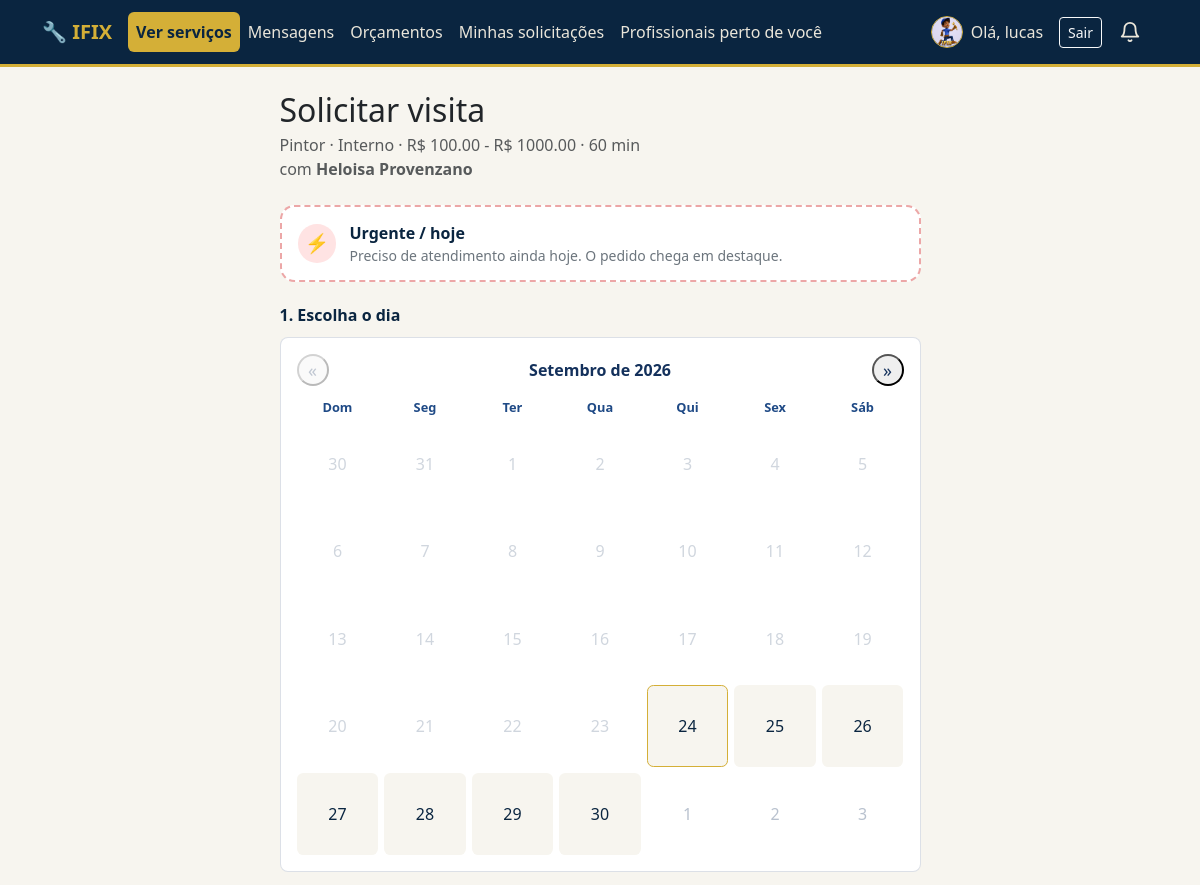
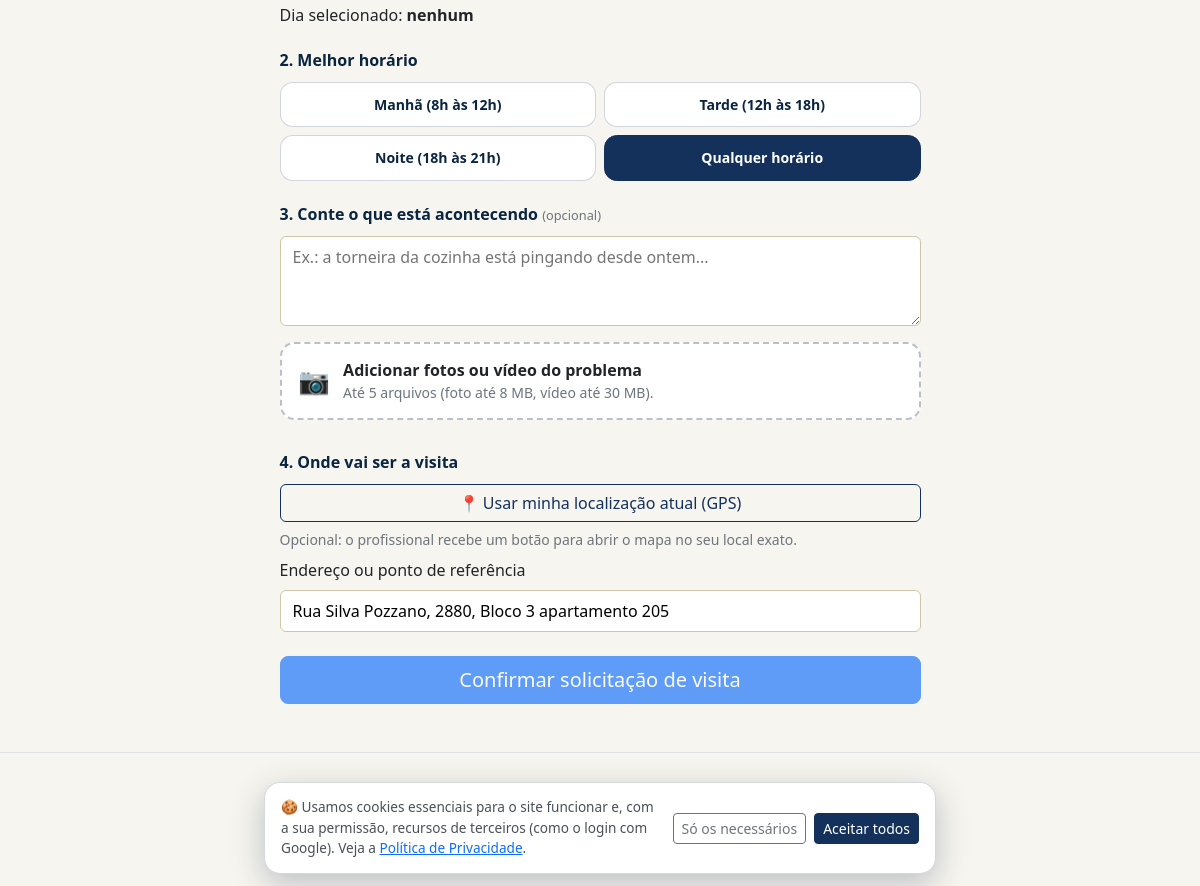
The app's page /servicos/6/solicitar/ (signed in) with its own data (2 pictures, top to bottom).
### accounts/models.py (models this page shows, shortened)
class Profile(models.Model):
    TIPO_USUARIO = 'usuario'
    TIPO_PROFISSIONAL = 'profissional'
    TIPO_CHOICES = (
        (TIPO_USUARIO, 'Usuário'),
        (TIPO_PROFISSIONAL, 'Profissional'),
    )
    user = models.OneToOneField(
        settings.AUTH_USER_MODEL,
        on_delete=models.CASCADE,
        related_name='profile',
    )
    tipo = models.CharField(max_length=15, choices=TIPO_CHOICES, verbose_name='Tipo de conta')
    telefone = models.CharField(max_length=20, blank=True, verbose_name='Telefone')
    cep = models.CharField(max_length=9, blank=True, verbose_name='CEP')
    latitude = models.FloatField(null=True, blank=True, verbose_name='Latitude')
    longitude = models.FloatField(null=True, blank=True, verbose_name='Longitude')
    endereco = models.CharField(max_length=255, blank=True, verbose_name='Endereço')
    numero = models.CharField(max_length=10, blank=True, verbose_name='Número')
    complemento = models.CharField(max_length=100, blank=True, verbose_name='Complemento')
    bairro = models.CharField(max_length=120, blank=True, verbose_name='Bairro')
    cidade = models.CharField(max_length=120, blank=True, verbose_name='Cidade')
    uf = models.CharField(max_length=2, blank=True, verbose_name='UF')
    cidade_slug = models.SlugField(
        max_length=140, blank=True, db_index=True,
        help_text='Gerado sozinho a partir da cidade - usado nas páginas "Eletricista em Campinas".',
    )
    foto = models.FileField(upload_to='fotos_perfil/', blank=True, verbose_name='Foto de perfil')
    especialidades = models.ManyToManyField(
        'services.CategoriaServico',
        blank=True,
        related_name='profissionais',
        verbose_name='Especialidades/Áreas de atuação',
        help_text='Preenchido apenas para contas de profissionais. Um profissional pode atuar em mais de uma área.',
    )
    chave_pix = models.CharField(
        max_length=140, blank=True, verbose_name='Chave Pix para receber',
        help_text='Só para profissionais: chave (CPF, e-mail, telefone ou aleatória) onde o IFIX repassa o valor dos serviços concluídos.',
    )
    termos_aceitos = models.BooleanField(
        default=False,
        verbose_name='Termo de Condições de Uso aceito',
        help_text='Indica se o usuário já leu e aceitou o Termo de Condições de Uso e Prestação de Serviços.',
    )
    termos_aceitos_em = models.DateTimeField(
        null=True, blank=True,
        verbose_name='Data/hora do aceite do Termo',
    )
    site_url = models.URLField(
        max_length=200, blank=True, verbose_name='Link da sua página/site (opcional)',
        help_text='Só profissionais. Aparece na sua página pública (ex.: https://meusite.com.br).',
    )
    VERIF_NAO_ENVIADO = 'nao_enviado'
    VERIF_PENDENTE = 'pendente'
    VERIF_VERIFICADO = 'verificado'
    VERIF_RECUSADO = 'recusado'
    VERIF_CHOICES = (
        (VERIF_NAO_ENVIADO, 'Não enviado'),
        (VERIF_PENDENTE, 'Aguardando análise'),
        (VERIF_VERIFICADO, 'Verificado'),
        (VERIF_RECUSADO, 'Recusado'),
    )
    documento = models.FileField(
        upload_to=caminho_verificacao, storage=armazenamento_privado, blank=True,
        verbose_name='Documento com foto (RG/CNH)',
    )
    foto_verificacao = models.FileField(
        upload_to=caminho_verificacao, storage=armazenamento_privado, blank=True,
        verbose_name='Foto do rosto (selfie)',
    )
    verificacao_status = models.CharField(
        max_length=12, choices=VERIF_CHOICES, default=VERIF_NAO_ENVIADO,
        verbose_name='Situação da verificação',
    )
    verificacao_enviada_em = models.DateTimeField(null=True, blank=True, verbose_name='Enviado em')
    verificado_em = models.DateTimeField(null=True, blank=True, verbose_name='Verificado em')
    verificado_por = models.ForeignKey(
        settings.AUTH_USER_MODEL, null=True, blank=True, on_delete=models.SET_NULL,
        related_name='verificacoes_feitas', verbose_name='Verificado por',
    )
    verificacao_motivo_recusa = models.TextField(blank=True, verbose_name='Motivo da recusa')
    criado_em = models.DateTimeField(auto_now_add=True)
    class Meta:
        verbose_name = 'Perfil'
        verbose_name_plural = 'Perfis'
    @property
    def is_profissional(self):
        return self.tipo == self.TIPO_PROFISSIONAL
    @property
    def verificado(self):
        return self.is_profissional and self.verificacao_status == self.VERIF_VERIFICADO
    @property
    def is_usuario(self):
        return self.tipo == self.TIPO_USUARIO

### services/models.py (models this page shows, shortened)
class Servico(models.Model):
    profissional = models.ForeignKey(
        settings.AUTH_USER_MODEL,
        on_delete=models.CASCADE,
        related_name='servicos',
        limit_choices_to={'profile__tipo': 'profissional'},
    )
    categoria = models.ForeignKey(
        CategoriaServico,
        on_delete=models.PROTECT,
        related_name='servicos',
    )
    nome = models.CharField(max_length=150, verbose_name='Nome do serviço')  # P4
    slug = models.SlugField(
        max_length=180, unique=True, blank=True,
        help_text='Gerado sozinho (ex.: eletricista-joao-silva-12) - usado na URL da página do serviço.',
    )
    subservico = models.CharField(
        max_length=150, blank=True, verbose_name='Subserviço',
    )  # P4.1 - opção específica dentro do serviço, conforme a categoria
    descricao = models.TextField(verbose_name='Observação')  # P5
    preco_min = models.DecimalField(
        max_digits=10, decimal_places=2,
        validators=[MinValueValidator(0)],
        verbose_name='Preço da visita a partir de (R$)',
    )  # P6
    preco_max = models.DecimalField(
        max_digits=10, decimal_places=2,
        validators=[MinValueValidator(0)],
        verbose_name='Preço da visita até (R$)',
    )  # P6
    duracao_minutos = models.PositiveIntegerField(verbose_name='Duração estimada (minutos)')  # P7
    criado_em = models.DateTimeField(auto_now_add=True)
    atualizado_em = models.DateTimeField(auto_now=True)
    class Meta:
        verbose_name = 'Serviço'
        verbose_name_plural = 'Serviços'
        ordering = ['-criado_em']
    @property
    def faixa_preco(self):
        if self.preco_min == self.preco_max:
            return f'R$ {self.preco_min}'
        return f'R$ {self.preco_min} - R$ {self.preco_max}'

### services/views.py (the view)
# urls.py: path('<int:pk>/solicitar/', views.servico_solicitar, name='servico_solicitar'),  # U8
@user_required
def servico_solicitar(request, pk):
    servico = get_object_or_404(
        Servico.objects.select_related('profissional', 'categoria'), pk=pk, profissional__is_active=True,
    )
    if servico.profissional_id in ids_com_bloqueio(request.user):
        messages.error(request, 'Não é possível pedir serviço a esta pessoa (há um bloqueio entre vocês).')
        return redirect('services:servico_list')
    return _processar_solicitacao(request, [servico], 'services/servico_solicitar.html')

### accounts/context_processors.py (called while the page is built)
def google_login(request):
    client_id = getattr(settings, 'GOOGLE_OAUTH_CLIENT_ID', '')
    return {
        'google_client_id': client_id,
        'google_login_habilitado': bool(client_id),
    }

### accounts/seguranca.py (called while the page is built)
def ids_com_bloqueio(user):
    if not getattr(user, 'is_authenticated', False):
        return set()
    ids = set()
    pares = Bloqueio.objects.filter(Q(bloqueador=user) | Q(bloqueado=user)).values_list('bloqueador_id', 'bloqueado_id')
    for bloqueador_id, bloqueado_id in pares:
        ids.add(bloqueado_id if bloqueador_id == user.id else bloqueador_id)
    return ids

### services/context_processors.py (called while the page is built)
def mensagens_nao_lidas_qs(user):
    return MensagemSolicitacao.objects.filter(
        Q(solicitacao__usuario=user) | Q(solicitacao__servico__profissional=user),
        lida=False,
    ).exclude(autor=user).exclude(
        solicitacao__status=SolicitacaoServico.STATUS_CONCLUIDO,
        solicitacao__avaliacao__isnull=False,
    )

def contagens_do_usuario(user):
    return {
        'mensagens': mensagens_nao_lidas_qs(user).count(),
        'solicitacoes': SolicitacaoServico.objects.filter(
            servico__profissional=user, status=SolicitacaoServico.STATUS_PENDENTE,
        ).count(),
        'orcamentos': Orcamento.objects.filter(
            solicitacao__usuario=user,
            solicitacao__status=SolicitacaoServico.STATUS_CONFIRMADO,
            visualizado_pelo_cliente=False,
        ).count() + SolicitacaoServico.objects.filter(
            servico__profissional=user,
            status=SolicitacaoServico.STATUS_CONFIRMADO,
            visita_concluida_em__isnull=False,
            orcamento__isnull=True,
        ).count(),
    }

def dados_do_sino(user):
    acoes = acoes_pendentes(user)
    nao_lidas = list(user.notificacoes.filter(lida=False)[:8])
    total_nao_lidas = user.notificacoes.filter(lida=False).count()
    total = total_nao_lidas + len(acoes['pedidos']) + len(acoes['reagendamentos']) + len(acoes['orcamentos'])
    assinatura = '-'.join(str(x) for x in (
        total,
        nao_lidas[0].pk if nao_lidas else 0,
        ','.join(str(p.pk) for p in acoes['pedidos']),
        ','.join(str(r.pk) for r in acoes['reagendamentos']),
        ','.join(str(o.pk) for o in acoes['orcamentos']),
    ))
    return {
        'sino_acoes': acoes,
        'sino_notificacoes': nao_lidas,
        'sino_total': total,
        'sino_assinatura': assinatura,
    }

### services/models.py (called while the page is built)
    def get_absolute_url(self):
        return reverse('services:servico_categoria', args=[self.slug])

### services/templates/services/servico_solicitar.html (shortened to what this page needs)
{% extends "base.html" %}
{% block content %}
<div class="row justify-content-center">
    <div class="col-lg-7">
        <h2 class="mb-1">Solicitar visita</h2>
        <p class="text-muted mb-4">
            {{ servico.nome }}{% if servico.subservico %} &middot; {{ servico.subservico }}{% endif %}
            &middot; {{ servico.faixa_preco }} &middot; {{ servico.duracao_minutos }} min
            <br>com <strong>{{ servico.profissional.get_full_name|default:servico.profissional.username }}</strong>
        </p>
        {% include "services/_solicitar_campos.html" %}
    </div>
</div>
{% endblock %}

### templates/base.html (shortened to what this page needs)
{% load static %}
<!DOCTYPE html>
<html lang="pt-br">
<head>
    <link href="https://cdn.jsdelivr.net/npm/bootstrap@5.3.3/dist/css/bootstrap.min.css" rel="stylesheet">
    <link href="{% static 'css/style.css' %}?v=84" rel="stylesheet">
</head>
<body class="{% if request.resolver_match %}has-bottom-nav{% endif %}">
<nav class="navbar navbar-expand-lg navbar-dark bg-dark mb-4">
    <div class="container">
        <a class="navbar-brand fw-bold" href="{% url 'home' %}">🔧 IFIX</a>
        {% include "_sino.html" %}
        <div class="collapse navbar-collapse" id="nav">
            <ul class="navbar-nav me-auto">
                <li class="nav-item">
                    <a class="nav-link {% if request.resolver_match.url_name == 'servico_list' or request.resolver_match.url_name == 'servico_detail' or request.resolver_match.url_name == 'servico_solicitar' %}active{% endif %}" href="{% url 'services:servico_list' %}">Ver serviços</a>
                </li>
                {% if user.is_authenticated %}
                    <li class="nav-item">
                        <a class="nav-link {% if '/servicos/mensagens/' in request.path or '/conversa/' in request.path %}active{% endif %}" href="{% url 'services:mensagens' %}">
                            Mensagens <span class="badge text-bg-danger" data-live="mensagens" {% if not total_mensagens_nao_lidas %}hidden{% endif %}>{{ total_mensagens_nao_lidas }}</span>
                        </a>
                    </li>
                    {% if tem_orcamentos_visiveis %}
                        <li class="nav-item">
                            <a class="nav-link " href="{% url 'services:orcamentos_lista' %}">
                                Orçamentos <span class="badge text-bg-danger" data-live="orcamentos" {% if not total_orcamentos_novos %}hidden{% endif %}>{{ total_orcamentos_novos }}</span>
                            </a>
                        </li>
                    {% endif %}
                {% endif %}
                {% if user.is_authenticated and user.profile.is_usuario %}
                    <li class="nav-item"><a class="nav-link {% if request.resolver_match.url_name == 'minhas_solicitacoes' %}active{% endif %}" href="{% url 'services:minhas_solicitacoes' %}">Minhas solicitações</a></li>
                    <li class="nav-item"><a class="nav-link {% if request.resolver_match.url_name == 'mapa_profissionais' %}active{% endif %}" href="{% url 'services:mapa_profissionais' %}">Profissionais perto de você</a></li>
                {% endif %}
            </ul>
            <ul class="navbar-nav align-items-lg-center">
                {% if user.is_authenticated %}
                    <li class="nav-item d-flex align-items-center">
                        <a class="nav-link d-flex align-items-center gap-2 mb-0 {% if request.resolver_match.url_name == 'profile_edit' %}active{% endif %}" href="{% url 'accounts:profile_edit' %}">
                            {% if user.profile.foto %}
                                <img src="{{ user.profile.foto.url }}" alt="Foto de perfil" class="profile-avatar">
                            {% else %}
                                <span class="profile-avatar profile-avatar-placeholder" aria-label="Sem foto de perfil">{{ user.username|first|upper }}</span>
                            {% endif %}
                            Olá, {{ user.first_name|default:user.username }}
                        </a>
                        <form method="post" action="{% url 'accounts:logout' %}" class="d-inline ms-2">
                            <button type="submit" class="btn btn-outline-light btn-sm">Sair</button>
                        </form>
                    </li>
                {% endif %}
            </ul>
        </div>
    </div>
</nav>
<div class="container mb-5">
    {% block content %}{% endblock %}
</div>
<footer class="text-center text-muted py-4 border-top">
    <nav aria-label="Categorias de serviço" class="mb-2">
        {% for cat in categorias_rodape %}<a class="text-muted mx-2" href="{{ cat.get_absolute_url }}">{{ cat.nome }}</a>{% endfor %}
        <a class="text-muted mx-2" href="{% url 'services:servico_list' %}">Todos os serviços</a>
    </nav>
    <nav aria-label="Informações legais" class="mb-2 small">
        <a class="text-muted mx-2 text-nowrap" href="{% url 'privacidade' %}">Política de Privacidade</a>
        <a class="text-muted mx-2 text-nowrap" href="{% url 'termos_clientes' %}">Termos de Uso</a>
        <a class="text-muted mx-2 text-nowrap" href="#" data-cookie-config>Preferências de cookies</a>
    </nav>
    <small>&copy; IFIX &middot; Profissionais de confiança perto de você</small>
</footer>
{% include "_cookie_banner.html" %}
</body>
</html>

### records on screen
Servico: nome "Pintor", subservico "Interno", faixa_preco "R$ 100.00 - R$ 1000.00", duracao_minutos "60", profissional.get_full_name "Heloisa Provenzano"

### other values on screen
{{ user.first_name|default:user.username }} "lucas"
{{ dia.data|date:'j' }} "30" "31" "1" "2" "3" "4" "5" "6" "7" "8" "9" "10" "11" "12" "13" "14" "15" "16" "17" "18" "19" "20" "21" "22" "23" "24" "25" "26" "27" "28" "29" "30" "1" "2" "3"
{{ radio.choice_label }} "Manhã (8h às 12h)" "Tarde (12h às 18h)" "Noite (18h às 21h)" "Qualquer horário"
{{ texto_botao|default:"Confirmar solicitação de visita" }} "Confirmar solicitação de visita"
